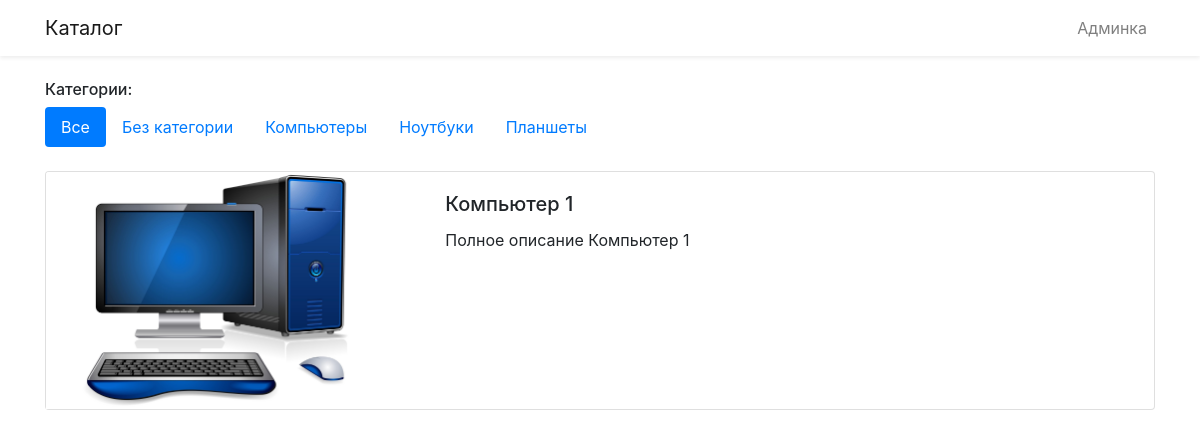
The app's page /index.php?product=15 with its own data.
### tables this page shows
CREATE TABLE `categories` (
  `id` int(11) NOT NULL,
  `name` varchar(255) NOT NULL
);

CREATE TABLE `products` (
  `id` int(11) NOT NULL,
  `name` varchar(255) NOT NULL,
  `description` varchar(255) NOT NULL,
  `text` text NOT NULL,
  `image` varchar(255) DEFAULT NULL,
  `categories_id` int(11) NOT NULL DEFAULT '1',
  `status` int(1) NOT NULL DEFAULT '0'
);

### lib/functions.php (the view, shortened to what this page needs)
<?php
function connect_db()
{
    $driver = 'mysql';
    $host = 'localhost';
    $db_name = 'catalog';
    $db_user = 'root';
    $db_password = '';
    $charset = 'utf8';
    $options = [PDO::ATTR_ERRMODE => PDO::ERRMODE_EXCEPTION];
    $dsn = "$driver:host=$host;dbname=$db_name;charset=$charset";
    $pdo = new PDO($dsn, $db_user, $db_password, $options);
    return $pdo;
}
$pdo = connect_db();
function get_categories_db($pdo){
    $sql = "SELECT * FROM `categories`";
    $statement = $pdo->query($sql);
    if( $statement->rowCount() > 0 )
    {
        $result = $statement->fetchAll(PDO::FETCH_ASSOC);
        return $result;
    }
    else
        return false;
}
function get_products_db($pdo, $field_in = false, $category_id_out = false)
{
    $sql = "SELECT * FROM `products` WHERE `status` = '0'";
    if( $category_id_out && $field_in && is_int( $category_id_out = (int)$category_id_out ) )
    {
        $sql = $sql . " AND `$field_in` = :$field_in";
        $statement = $pdo->prepare($sql);
        $statement->bindValue(":$field_in", $category_id_out, PDO::PARAM_INT);
        $statement->execute();
    }
    else
    {
        $statement = $pdo->query($sql);
    }
    if( $statement->rowCount() > 0 )
    {
        $result = $statement->fetchAll(PDO::FETCH_ASSOC);
        return $result;
    }
    else
        return false;
}
function show_categories()
{
    global $pdo;
    ?>
        <h6>Категории:</h6>
        <ul class="nav nav-pills mb-4">
            <?php if( is_array ( $categories = get_categories_db($pdo) ) ) {?>
                <li class="nav-item">
                    <a class="nav-link<?php if( !isset($_GET["category"]) ){?> active<?php }?>"
                    href="<?php echo $_SERVER['PHP_SELF']?>">
                        Все
                    </a>
                </li>
                <?php foreach($categories as $category){?>
                    <li class="nav-item">
                        <a class="nav-link<?php if( isset($_GET["category"]) && $_GET["category"] == $category["id"] ){?> active<?php }?>"
                        href="<?php echo $_SERVER['PHP_SELF'].'?category='.$category["id"]?>">
                            <?php echo $category["name"]?>
                        </a>
                    </li>
                <?php } ?>
            <?php } else echo '<p>Нет категорий</p>';?>
        </ul>
    <?
}
    ?>
    <?
function show_product()
{
    global $pdo;
    ?>
        <div class="row">
            <?php if( is_array( $products = get_products_db($pdo, 'id', $_GET["product"]) ) ) {?>
                <?php foreach($products as $product){
                    ?>
                    <div class="col-12">
                        <div class="card">
                            <div class="row">
                                <div class="col-4">
                                    <img src="<?php echo DIR_IMG?>/<?php echo $product["image"]?>" class="card-img-top" alt="<?php echo $product["name"]?>">
                                </div>
                                <div class="col-8">
                                    <div class="card-body">
                                        <h5 class="card-title"><?php echo $product["name"]?></h5>
                                        <p class="card-text"><?php echo $product["text"]?></p>
                                    </div>
                                </div>
                            </div>
                        </div>
                    </div>
                <?php } ?>
            <?php } else echo '<p>Товар отсутсвует</p>';?>
        </div>
    <?
}

### records on screen
categories: name "Без категории"
categories: name "Компьютеры"
categories: name "Ноутбуки"
categories: name "Планшеты"
products: image (picture), name "Компьютер 1", text "Полное описание Компьютер 1"
